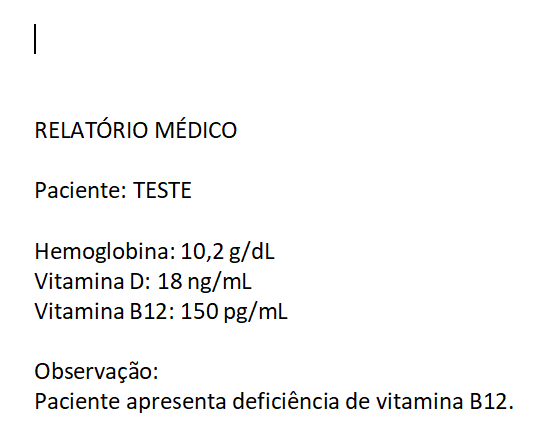
#> input picture person1-ocr/tests/sample_images/sample_report.jpg, 557 x 435 px
$ python image_preprocessor.py
#> lines starting #> are read from the running program, lines starting #| are printed output that depends on the picture
"""
NutriCheck - Person 1
Medical Document Image Preprocessor

Uses OpenCV to prepare medical-record photographs for OCR.

Responsibilities:
    1. Load and validate the input image.
    2. Resize oversized images when necessary.
    3. Improve local contrast.
    4. Reduce image noise.
    5. Sharpen text regions.
    6. Return a processed image for OCR.
    7. Optionally save the processed image.

Important:
    - The original image is NEVER modified.
    - Preprocessing is optional.
    - This module does NOT perform OCR.
    - This module does NOT interpret medical information.
"""

from __future__ import annotations

import logging
from pathlib import Path

import cv2
import numpy as np


# ---------------------------------------------------------------------------
# Logging
# ---------------------------------------------------------------------------

logger = logging.getLogger(__name__)


# ---------------------------------------------------------------------------
# Medical Image Preprocessor
# ---------------------------------------------------------------------------

class MedicalImagePreprocessor:
    """
    OpenCV-based preprocessing pipeline for medical document images.

    The preprocessing pipeline is:

        Load
          ↓
        Resize if necessary
          ↓
        Contrast enhancement
          ↓
        Noise reduction
          ↓
        Sharpening
          ↓
        Return processed image

    All operations are performed on an in-memory copy.
    The source image on disk is never modified.
    """

    SUPPORTED_EXTENSIONS = {
        ".jpg",
        ".jpeg",
        ".png",
        ".bmp",
        ".tif",
        ".tiff",
        ".webp",
    }

    def __init__(
        self,
        target_width: int = 1600,
        enable_resize: bool = True,
        enable_contrast: bool = True,
        enable_denoising: bool = True,
        enable_sharpening: bool = True,
    ) -> None:
        """
        Initialize the preprocessing pipeline.

        Args:
            target_width:
                Maximum width used when resizing large images.

            enable_resize:
                Enable/disable resizing.

            enable_contrast:
                Enable/disable CLAHE contrast enhancement.

            enable_denoising:
                Enable/disable noise reduction.

            enable_sharpening:
                Enable/disable text sharpening.
        """

        if target_width <= 0:
            raise ValueError(
                "target_width must be greater than 0."
            )

        self.target_width = target_width

        self.enable_resize = enable_resize
        self.enable_contrast = enable_contrast
        self.enable_denoising = enable_denoising
        self.enable_sharpening = enable_sharpening

    # -----------------------------------------------------------------------
    # Validate image path
    # -----------------------------------------------------------------------

    def _validate_path(
        self,
        image_path: str | Path,
    ) -> Path:
        """
        Validate the image path before loading.
        """

        path = Path(image_path)

        if not path.exists():
            raise FileNotFoundError(
                f"Image not found: {path}"
            )

        if not path.is_file():
            raise ValueError(
                f"Input path is not a file: {path}"
            )

        if path.suffix.lower() not in self.SUPPORTED_EXTENSIONS:
            raise ValueError(
                f"Unsupported image format: {path.suffix}. "
                f"Supported formats: "
                f"{sorted(self.SUPPORTED_EXTENSIONS)}"
            )

        return path

    # -----------------------------------------------------------------------
    # Load image
    # -----------------------------------------------------------------------

    def load_image(
        self,
        image_path: str | Path,
    ) -> np.ndarray:
        """
        Load an image using OpenCV.

        Returns:
            BGR OpenCV image as a NumPy array.
        """

        path = self._validate_path(
            image_path
        )

        image = cv2.imread(
            str(path),
            cv2.IMREAD_COLOR,
        )
#> image is the input picture: shape (435, 557, 3); mean B, G, R 246.9, 246.9, 246.9

        if image is None:
            raise ValueError(
                f"OpenCV could not read image: {path}"
            )

        if image.size == 0:
            raise ValueError(
                f"Loaded image is empty: {path}"
            )

        height, width = image.shape[:2]
#> height = 435; width = 557

        if height <= 0 or width <= 0:
            raise ValueError(
                f"Invalid image dimensions: "
                f"{width}x{height}"
            )

        logger.info(
            "Loaded image: %s (%dx%d)",
            path.name,
            width,
            height,
        )

        return image

    # -----------------------------------------------------------------------
    # Resize image
    # -----------------------------------------------------------------------

    def resize_image(
        self,
        image: np.ndarray,
    ) -> np.ndarray:
        """
        Resize oversized images.

        Images smaller than target_width are not enlarged.
        """

        if image is None or image.size == 0:
            raise ValueError(
                "Cannot resize an empty image."
            )

        height, width = image.shape[:2]
#> height = 435; width = 557

        # Do not resize if resizing is disabled.
        if not self.enable_resize:
            return image

        # Do not enlarge smaller images.
        if width <= self.target_width:
            return image

        scale = self.target_width / width

        new_width = self.target_width
        new_height = max(
            1,
            int(height * scale),
        )

        resized = cv2.resize(
            image,
            (new_width, new_height),
            interpolation=cv2.INTER_AREA,
        )

        logger.debug(
            "Image resized: %dx%d -> %dx%d",
            width,
            height,
            new_width,
            new_height,
        )

        return resized

    # -----------------------------------------------------------------------
    # Enhance contrast
    # -----------------------------------------------------------------------

    def enhance_contrast(
        self,
        image: np.ndarray,
    ) -> np.ndarray:
        """
        Improve local contrast using CLAHE.

        LAB color space is used so that contrast enhancement
        primarily affects luminance rather than color.
        """

        if image is None or image.size == 0:
            raise ValueError(
                "Cannot enhance contrast on an empty image."
            )

        if not self.enable_contrast:
            return image

        lab = cv2.cvtColor(
            image,
            cv2.COLOR_BGR2LAB,
        )
#> lab: shape (435, 557, 3); mean of channels 0, 1, 2 247.3, 128.4, 128.1

        l_channel, a_channel, b_channel = cv2.split(
            lab
        )
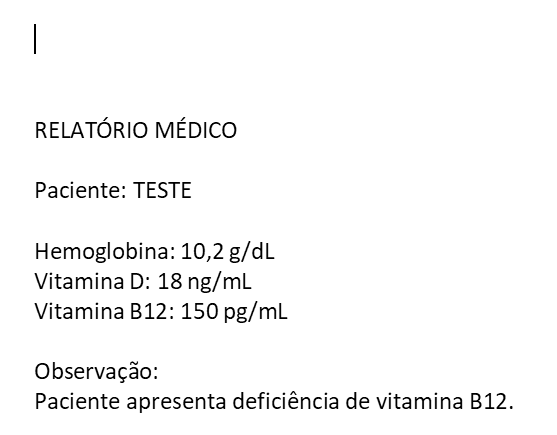
#> l_channel: shape (435, 557); min 0, max 255, mean 247.3
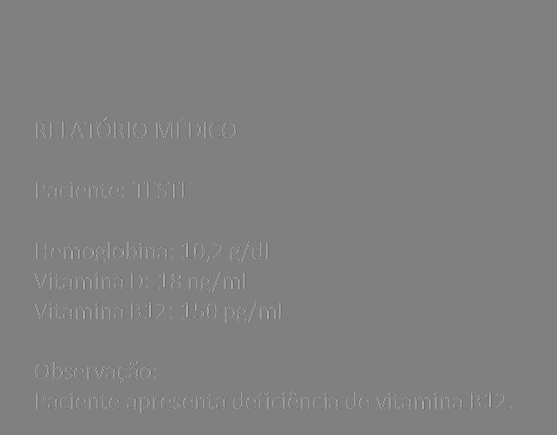
#> a_channel: shape (435, 557); min 103, max 169, mean 128.4

        clahe = cv2.createCLAHE(
            clipLimit=2.0,
            tileGridSize=(8, 8),
        )

        enhanced_l = clahe.apply(
            l_channel
        )

        enhanced_lab = cv2.merge(
            (
                enhanced_l,
                a_channel,
                b_channel,
            )
        )
#> enhanced_lab: shape (435, 557, 3); mean of channels 0, 1, 2 247.3, 128.4, 128.1

        enhanced = cv2.cvtColor(
            enhanced_lab,
            cv2.COLOR_LAB2BGR,
        )

        return enhanced

    # -----------------------------------------------------------------------
    # Reduce noise
    # -----------------------------------------------------------------------

    def reduce_noise(
        self,
        image: np.ndarray,
    ) -> np.ndarray:
        """
        Reduce photographic noise while attempting to preserve text.
        """

        if image is None or image.size == 0:
            raise ValueError(
                "Cannot reduce noise on an empty image."
            )

        if not self.enable_denoising:
            return image

        denoised = cv2.fastNlMeansDenoisingColored(
            image,
            None,
            h=5,
            hColor=5,
            templateWindowSize=7,
            searchWindowSize=21,
        )

        return denoised

    # -----------------------------------------------------------------------
    # Sharpen image
    # -----------------------------------------------------------------------

    def sharpen(
        self,
        image: np.ndarray,
    ) -> np.ndarray:
        """
        Apply moderate sharpening to improve text edges.

        A moderate kernel is intentionally used so that
        characters are not excessively sharpened.
        """

        if image is None or image.size == 0:
            raise ValueError(
                "Cannot sharpen an empty image."
            )

        if not self.enable_sharpening:
            return image

        kernel = np.array(
            [
                [0, -1, 0],
                [-1, 5, -1],
                [0, -1, 0],
            ],
            dtype=np.float32,
        )

        sharpened = cv2.filter2D(
            image,
            -1,
            kernel,
        )
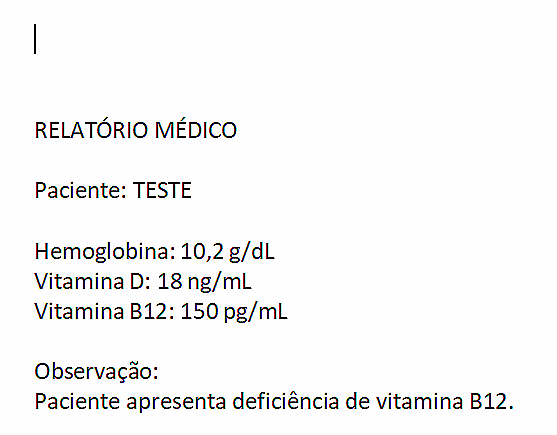
#> sharpened: shape (435, 557, 3); mean B, G, R 245.9, 245.9, 246.1

        return sharpened

    # -----------------------------------------------------------------------
    # Complete processing pipeline
    # -----------------------------------------------------------------------

    def process_image(
        self,
        image_path: str | Path,
    ) -> np.ndarray:
        """
        Run the complete preprocessing pipeline.

        This is the preferred public method.

        Args:
            image_path:
                Path to the original image.

        Returns:
            Processed OpenCV BGR image.

        Important:
            The original image file is never modified.
        """

        logger.info(
            "Starting image preprocessing: %s",
            image_path,
        )

        image = self.load_image(
            image_path
        )

        # Work with an independent in-memory copy.
        processed = image.copy()

        if self.enable_resize:
            processed = self.resize_image(
                processed
            )

        if self.enable_contrast:
            processed = self.enhance_contrast(
                processed
            )

        if self.enable_denoising:
            processed = self.reduce_noise(
                processed
            )

        if self.enable_sharpening:
            processed = self.sharpen(
                processed
            )

        if processed is None or processed.size == 0:
            raise ValueError(
                "Preprocessing produced an empty image."
            )

        logger.info(
            "Image preprocessing completed."
        )

        return processed

    # -----------------------------------------------------------------------
    # Backward-compatible method
    # -----------------------------------------------------------------------

    def preprocess(
        self,
        image_path: str | Path,
    ) -> np.ndarray:
        """
        Backward-compatible alias for process_image().

        Your current ocr_engine.py already calls:

            self.preprocessor.preprocess(path)

        so you do not need to change that code immediately.
        """

        return self.process_image(
            image_path
        )

    # -----------------------------------------------------------------------
    # Save processed image
    # -----------------------------------------------------------------------

    def save_processed_image(
        self,
        image: np.ndarray,
        output_path: str | Path,
    ) -> Path:
        """
        Save a processed image to disk.

        The destination directory is created automatically.
        """

        if image is None or image.size == 0:
            raise ValueError(
                "Cannot save an empty image."
            )

        output_path = Path(
            output_path
        )

        output_path.parent.mkdir(
            parents=True,
            exist_ok=True,
        )

        success = cv2.imwrite(
            str(output_path),
            image,
        )

        if not success:
            raise IOError(
                f"Could not save processed image: "
                f"{output_path}"
            )

        logger.info(
            "Processed image saved: %s",
            output_path,
        )

        return output_path


# ---------------------------------------------------------------------------
# Local test
# ---------------------------------------------------------------------------

if __name__ == "__main__":

    logging.basicConfig(
        level=logging.INFO,
        format="%(asctime)s | %(levelname)s | %(message)s",
    )

    PROJECT_ROOT = (
        Path(__file__).resolve().parents[1]
    )

    SAMPLE_IMAGE = (
        PROJECT_ROOT
        / "tests"
        / "sample_images"
        / "sample_report.jpg"
    )

    OUTPUT_IMAGE = (
        PROJECT_ROOT
        / "outputs"
        / "sample_report_preprocessed.jpg"
    )

    print("\n" + "=" * 60)
    print("NutriCheck - Image Preprocessor")
    print("=" * 60)

    try:

        preprocessor = MedicalImagePreprocessor(
            target_width=1600,
            enable_resize=True,
            enable_contrast=True,
            enable_denoising=True,
            enable_sharpening=True,
        )

        processed_image = (
            preprocessor.process_image(
                SAMPLE_IMAGE
            )
        )

        preprocessor.save_processed_image(
            processed_image,
            OUTPUT_IMAGE,
        )

        print(
            "\nPreprocessing completed successfully."
        )

        print(
            f"Output:\n{OUTPUT_IMAGE}"
        )

    except Exception as exc:

        logger.exception(
            "Preprocessing failed."
        )

        print(
            f"\nPreprocessing failed: {exc}"
        )

$ run again, with person1-ocr/tests/sample_images/real_report.png saved as person1-ocr/tests/sample_images/sample_report.jpg
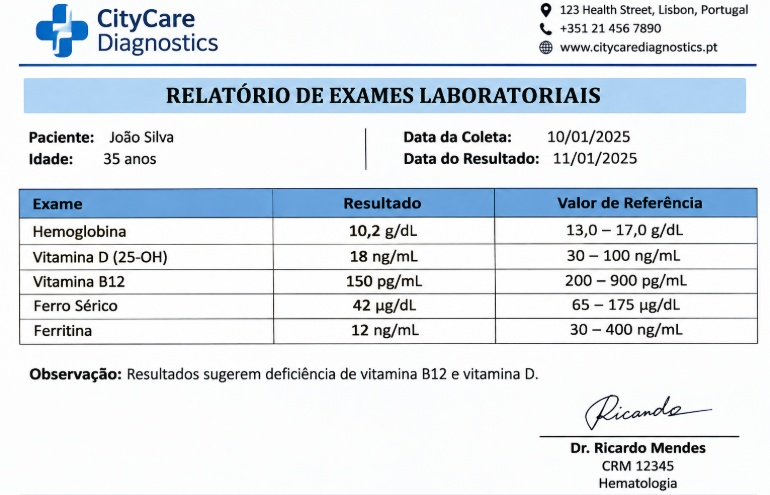
#> input picture person1-ocr/tests/sample_images/real_report.png, 770 x 495 px
#> in load_image, image is the input picture: shape (495, 770, 3); mean B, G, R 235.3, 229.7, 223.4
#> lab: shape (495, 770, 3); mean of channels 0, 1, 2 230.6, 127.4, 124.4
#> in enhance_contrast, `l_channel, a_channel, b_channel = cv2.split( lab )`:
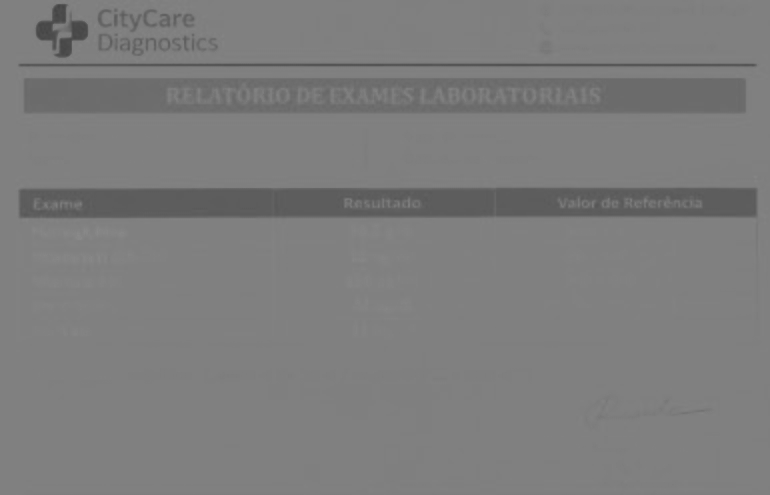
#> b_channel: shape (495, 770); min 69, max 138, mean 124.4
#> enhanced_lab: shape (495, 770, 3); mean of channels 0, 1, 2 224.8, 127.4, 124.4
#> in sharpen, `sharpened = cv2.filter2D( image, -1, kernel, )`:
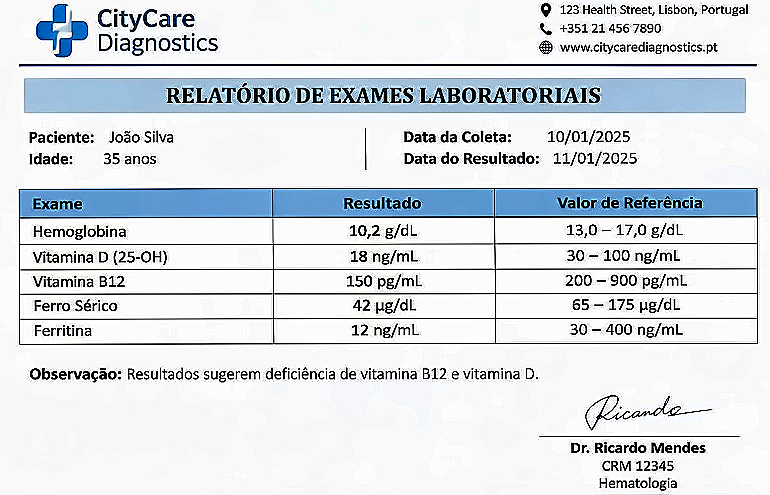
#> sharpened: shape (495, 770, 3); mean B, G, R 228, 223.3, 217.9
